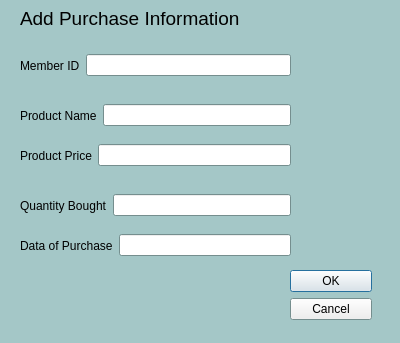
<?xml version="1.0" encoding="UTF-8"?>
<ui version="4.0">
 <class>AddPurchaseDialog</class>
 <widget class="QDialog" name="AddPurchaseDialog">
  <property name="geometry">
   <rect>
    <x>0</x>
    <y>0</y>
    <width>400</width>
    <height>343</height>
   </rect>
  </property>
  <property name="palette">
   <palette>
    <active>
     <colorrole role="Base">
      <brush brushstyle="SolidPattern">
       <color alpha="255">
        <red>255</red>
        <green>255</green>
        <blue>255</blue>
       </color>
      </brush>
     </colorrole>
     <colorrole role="Window">
      <brush brushstyle="SolidPattern">
       <color alpha="255">
        <red>164</red>
        <green>199</green>
        <blue>199</blue>
       </color>
      </brush>
     </colorrole>
    </active>
    <inactive>
     <colorrole role="Base">
      <brush brushstyle="SolidPattern">
       <color alpha="255">
        <red>255</red>
        <green>255</green>
        <blue>255</blue>
       </color>
      </brush>
     </colorrole>
     <colorrole role="Window">
      <brush brushstyle="SolidPattern">
       <color alpha="255">
        <red>164</red>
        <green>199</green>
        <blue>199</blue>
       </color>
      </brush>
     </colorrole>
    </inactive>
    <disabled>
     <colorrole role="Base">
      <brush brushstyle="SolidPattern">
       <color alpha="255">
        <red>164</red>
        <green>199</green>
        <blue>199</blue>
       </color>
      </brush>
     </colorrole>
     <colorrole role="Window">
      <brush brushstyle="SolidPattern">
       <color alpha="255">
        <red>164</red>
        <green>199</green>
        <blue>199</blue>
       </color>
      </brush>
     </colorrole>
    </disabled>
   </palette>
  </property>
  <property name="windowTitle">
   <string>Dialog</string>
  </property>
  <widget class="QWidget" name="horizontalLayoutWidget">
   <property name="geometry">
    <rect>
     <x>20</x>
     <y>50</y>
     <width>271</width>
     <height>31</height>
    </rect>
   </property>
   <layout class="QHBoxLayout" name="horizontalLayout">
    <item>
     <widget class="QLabel" name="label_memberID">
      <property name="text">
       <string>Member ID</string>
      </property>
     </widget>
    </item>
    <item>
     <widget class="QLineEdit" name="lineEdit_memberID"/>
    </item>
   </layout>
  </widget>
  <widget class="QWidget" name="horizontalLayoutWidget_2">
   <property name="geometry">
    <rect>
     <x>20</x>
     <y>100</y>
     <width>271</width>
     <height>31</height>
    </rect>
   </property>
   <layout class="QHBoxLayout" name="horizontalLayout_2">
    <item>
     <widget class="QLabel" name="label_productName">
      <property name="text">
       <string>Product Name</string>
      </property>
     </widget>
    </item>
    <item>
     <widget class="QLineEdit" name="lineEdit_productName">
      <property name="palette">
       <palette>
        <active>
         <colorrole role="Base">
          <brush brushstyle="SolidPattern">
           <color alpha="255">
            <red>255</red>
            <green>255</green>
            <blue>255</blue>
           </color>
          </brush>
         </colorrole>
         <colorrole role="Window">
          <brush brushstyle="SolidPattern">
           <color alpha="255">
            <red>164</red>
            <green>199</green>
            <blue>199</blue>
           </color>
          </brush>
         </colorrole>
        </active>
        <inactive>
         <colorrole role="Base">
          <brush brushstyle="SolidPattern">
           <color alpha="255">
            <red>255</red>
            <green>255</green>
            <blue>255</blue>
           </color>
          </brush>
         </colorrole>
         <colorrole role="Window">
          <brush brushstyle="SolidPattern">
           <color alpha="255">
            <red>164</red>
            <green>199</green>
            <blue>199</blue>
           </color>
          </brush>
         </colorrole>
        </inactive>
        <disabled>
         <colorrole role="Base">
          <brush brushstyle="SolidPattern">
           <color alpha="255">
            <red>164</red>
            <green>199</green>
            <blue>199</blue>
           </color>
          </brush>
         </colorrole>
         <colorrole role="Window">
          <brush brushstyle="SolidPattern">
           <color alpha="255">
            <red>164</red>
            <green>199</green>
            <blue>199</blue>
           </color>
          </brush>
         </colorrole>
        </disabled>
       </palette>
      </property>
     </widget>
    </item>
   </layout>
  </widget>
  <widget class="QWidget" name="verticalLayoutWidget">
   <property name="geometry">
    <rect>
     <x>290</x>
     <y>270</y>
     <width>82</width>
     <height>51</height>
    </rect>
   </property>
   <layout class="QVBoxLayout" name="verticalLayout">
    <item>
     <widget class="QPushButton" name="btn_OK">
      <property name="text">
       <string>OK</string>
      </property>
     </widget>
    </item>
    <item>
     <widget class="QPushButton" name="btn_cancel">
      <property name="text">
       <string>Cancel</string>
      </property>
     </widget>
    </item>
   </layout>
  </widget>
  <widget class="QLabel" name="label_title">
   <property name="geometry">
    <rect>
     <x>20</x>
     <y>10</y>
     <width>261</width>
     <height>16</height>
    </rect>
   </property>
   <property name="font">
    <font>
     <pointsize>14</pointsize>
    </font>
   </property>
   <property name="text">
    <string>Add Purchase Information</string>
   </property>
  </widget>
  <widget class="QWidget" name="horizontalLayoutWidget_3">
   <property name="geometry">
    <rect>
     <x>20</x>
     <y>140</y>
     <width>271</width>
     <height>31</height>
    </rect>
   </property>
   <layout class="QHBoxLayout" name="horizontalLayout_3">
    <item>
     <widget class="QLabel" name="label_productPrice">
      <property name="text">
       <string>Product Price</string>
      </property>
     </widget>
    </item>
    <item>
     <widget class="QLineEdit" name="lineEdit_productPrice"/>
    </item>
   </layout>
  </widget>
  <widget class="QWidget" name="horizontalLayoutWidget_4">
   <property name="geometry">
    <rect>
     <x>20</x>
     <y>190</y>
     <width>271</width>
     <height>31</height>
    </rect>
   </property>
   <layout class="QHBoxLayout" name="horizontalLayout_4">
    <item>
     <widget class="QLabel" name="label_quantitiyBought">
      <property name="text">
       <string>Quantity Bought</string>
      </property>
     </widget>
    </item>
    <item>
     <widget class="QLineEdit" name="lineEdit_quantityBought">
      <property name="palette">
       <palette>
        <active>
         <colorrole role="Base">
          <brush brushstyle="SolidPattern">
           <color alpha="255">
            <red>255</red>
            <green>255</green>
            <blue>255</blue>
           </color>
          </brush>
         </colorrole>
         <colorrole role="Window">
          <brush brushstyle="SolidPattern">
           <color alpha="255">
            <red>164</red>
            <green>199</green>
            <blue>199</blue>
           </color>
          </brush>
         </colorrole>
        </active>
        <inactive>
         <colorrole role="Base">
          <brush brushstyle="SolidPattern">
           <color alpha="255">
            <red>255</red>
            <green>255</green>
            <blue>255</blue>
           </color>
          </brush>
         </colorrole>
         <colorrole role="Window">
          <brush brushstyle="SolidPattern">
           <color alpha="255">
            <red>164</red>
            <green>199</green>
            <blue>199</blue>
           </color>
          </brush>
         </colorrole>
        </inactive>
        <disabled>
         <colorrole role="Base">
          <brush brushstyle="SolidPattern">
           <color alpha="255">
            <red>164</red>
            <green>199</green>
            <blue>199</blue>
           </color>
          </brush>
         </colorrole>
         <colorrole role="Window">
          <brush brushstyle="SolidPattern">
           <color alpha="255">
            <red>164</red>
            <green>199</green>
            <blue>199</blue>
           </color>
          </brush>
         </colorrole>
        </disabled>
       </palette>
      </property>
     </widget>
    </item>
   </layout>
  </widget>
  <widget class="QWidget" name="horizontalLayoutWidget_5">
   <property name="geometry">
    <rect>
     <x>20</x>
     <y>230</y>
     <width>271</width>
     <height>31</height>
    </rect>
   </property>
   <layout class="QHBoxLayout" name="horizontalLayout_5">
    <item>
     <widget class="QLabel" name="label_dateOfPurchase">
      <property name="text">
       <string>Data of Purchase</string>
      </property>
     </widget>
    </item>
    <item>
     <widget class="QLineEdit" name="lineEdit_dateOfPurchase">
      <property name="palette">
       <palette>
        <active>
         <colorrole role="Base">
          <brush brushstyle="SolidPattern">
           <color alpha="255">
            <red>255</red>
            <green>255</green>
            <blue>255</blue>
           </color>
          </brush>
         </colorrole>
         <colorrole role="Window">
          <brush brushstyle="SolidPattern">
           <color alpha="255">
            <red>164</red>
            <green>199</green>
            <blue>199</blue>
           </color>
          </brush>
         </colorrole>
        </active>
        <inactive>
         <colorrole role="Base">
          <brush brushstyle="SolidPattern">
           <color alpha="255">
            <red>255</red>
            <green>255</green>
            <blue>255</blue>
           </color>
          </brush>
         </colorrole>
         <colorrole role="Window">
          <brush brushstyle="SolidPattern">
           <color alpha="255">
            <red>164</red>
            <green>199</green>
            <blue>199</blue>
           </color>
          </brush>
         </colorrole>
        </inactive>
        <disabled>
         <colorrole role="Base">
          <brush brushstyle="SolidPattern">
           <color alpha="255">
            <red>164</red>
            <green>199</green>
            <blue>199</blue>
           </color>
          </brush>
         </colorrole>
         <colorrole role="Window">
          <brush brushstyle="SolidPattern">
           <color alpha="255">
            <red>164</red>
            <green>199</green>
            <blue>199</blue>
           </color>
          </brush>
         </colorrole>
        </disabled>
       </palette>
      </property>
     </widget>
    </item>
   </layout>
  </widget>
 </widget>
 <resources/>
 <connections/>
</ui>
